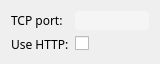
    <widget class="QWidget" name="formLayoutWidget_3">
     <property name="geometry">
      <rect>
       <x>530</x>
       <y>600</y>
       <width>160</width>
       <height>43</height>
      </rect>
     </property>
     <layout class="QFormLayout" name="flTorrentGeneral">
      <item row="0" column="0">
       <widget class="QLabel" name="labelTcpPort">
        <property name="palette">
         <palette>
          <active>
           <colorrole role="WindowText">
            <brush brushstyle="SolidPattern">
             <color alpha="255">
              <red>0</red>
              <green>0</green>
              <blue>0</blue>
             </color>
            </brush>
           </colorrole>
           <colorrole role="Button">
            <brush brushstyle="SolidPattern">
             <color alpha="0">
              <red>255</red>
              <green>255</green>
              <blue>255</blue>
             </color>
            </brush>
           </colorrole>
           <colorrole role="Text">
            <brush brushstyle="SolidPattern">
             <color alpha="255">
              <red>0</red>
              <green>0</green>
              <blue>0</blue>
             </color>
            </brush>
           </colorrole>
           <colorrole role="ButtonText">
            <brush brushstyle="SolidPattern">
             <color alpha="255">
              <red>0</red>
              <green>0</green>
              <blue>0</blue>
             </color>
            </brush>
           </colorrole>
           <colorrole role="Base">
            <brush brushstyle="SolidPattern">
             <color alpha="0">
              <red>255</red>
              <green>255</green>
              <blue>255</blue>
             </color>
            </brush>
           </colorrole>
           <colorrole role="Window">
            <brush brushstyle="SolidPattern">
             <color alpha="0">
              <red>255</red>
              <green>255</green>
              <blue>255</blue>
             </color>
            </brush>
           </colorrole>
          </active>
          <inactive>
           <colorrole role="WindowText">
            <brush brushstyle="SolidPattern">
             <color alpha="255">
              <red>0</red>
              <green>0</green>
              <blue>0</blue>
             </color>
            </brush>
           </colorrole>
           <colorrole role="Button">
            <brush brushstyle="SolidPattern">
             <color alpha="0">
              <red>255</red>
              <green>255</green>
              <blue>255</blue>
             </color>
            </brush>
           </colorrole>
           <colorrole role="Text">
            <brush brushstyle="SolidPattern">
             <color alpha="255">
              <red>0</red>
              <green>0</green>
              <blue>0</blue>
             </color>
            </brush>
           </colorrole>
           <colorrole role="ButtonText">
            <brush brushstyle="SolidPattern">
             <color alpha="255">
              <red>0</red>
              <green>0</green>
              <blue>0</blue>
             </color>
            </brush>
           </colorrole>
           <colorrole role="Base">
            <brush brushstyle="SolidPattern">
             <color alpha="0">
              <red>255</red>
              <green>255</green>
              <blue>255</blue>
             </color>
            </brush>
           </colorrole>
           <colorrole role="Window">
            <brush brushstyle="SolidPattern">
             <color alpha="0">
              <red>255</red>
              <green>255</green>
              <blue>255</blue>
             </color>
            </brush>
           </colorrole>
          </inactive>
          <disabled>
           <colorrole role="WindowText">
            <brush brushstyle="SolidPattern">
             <color alpha="255">
              <red>0</red>
              <green>0</green>
              <blue>0</blue>
             </color>
            </brush>
           </colorrole>
           <colorrole role="Button">
            <brush brushstyle="SolidPattern">
             <color alpha="0">
              <red>255</red>
              <green>255</green>
              <blue>255</blue>
             </color>
            </brush>
           </colorrole>
           <colorrole role="Text">
            <brush brushstyle="SolidPattern">
             <color alpha="255">
              <red>0</red>
              <green>0</green>
              <blue>0</blue>
             </color>
            </brush>
           </colorrole>
           <colorrole role="ButtonText">
            <brush brushstyle="SolidPattern">
             <color alpha="255">
              <red>0</red>
              <green>0</green>
              <blue>0</blue>
             </color>
            </brush>
           </colorrole>
           <colorrole role="Base">
            <brush brushstyle="SolidPattern">
             <color alpha="0">
              <red>255</red>
              <green>255</green>
              <blue>255</blue>
             </color>
            </brush>
           </colorrole>
           <colorrole role="Window">
            <brush brushstyle="SolidPattern">
             <color alpha="0">
              <red>255</red>
              <green>255</green>
              <blue>255</blue>
             </color>
            </brush>
           </colorrole>
          </disabled>
         </palette>
        </property>
        <property name="font">
         <font>
          <family>Modern Antiqua</family>
          <pointsize>9</pointsize>
          <weight>50</weight>
          <italic>false</italic>
          <bold>false</bold>
         </font>
        </property>
        <property name="styleSheet">
         <string notr="true">color: rgb(0, 0, 0);</string>
        </property>
        <property name="text">
         <string>TCP port:</string>
        </property>
       </widget>
      </item>
      <item row="1" column="0">
       <widget class="QLabel" name="labelHTTP">
        <property name="palette">
         <palette>
          <active>
           <colorrole role="WindowText">
            <brush brushstyle="SolidPattern">
             <color alpha="255">
              <red>0</red>
              <green>0</green>
              <blue>0</blue>
             </color>
            </brush>
           </colorrole>
           <colorrole role="Button">
            <brush brushstyle="SolidPattern">
             <color alpha="0">
              <red>255</red>
              <green>255</green>
              <blue>255</blue>
             </color>
            </brush>
           </colorrole>
           <colorrole role="Text">
            <brush brushstyle="SolidPattern">
             <color alpha="255">
              <red>0</red>
              <green>0</green>
              <blue>0</blue>
             </color>
            </brush>
           </colorrole>
           <colorrole role="ButtonText">
            <brush brushstyle="SolidPattern">
             <color alpha="255">
              <red>0</red>
              <green>0</green>
              <blue>0</blue>
             </color>
            </brush>
           </colorrole>
           <colorrole role="Base">
            <brush brushstyle="SolidPattern">
             <color alpha="0">
              <red>255</red>
              <green>255</green>
              <blue>255</blue>
             </color>
            </brush>
           </colorrole>
           <colorrole role="Window">
            <brush brushstyle="SolidPattern">
             <color alpha="0">
              <red>255</red>
              <green>255</green>
              <blue>255</blue>
             </color>
            </brush>
           </colorrole>
          </active>
          <inactive>
           <colorrole role="WindowText">
            <brush brushstyle="SolidPattern">
             <color alpha="255">
              <red>0</red>
              <green>0</green>
              <blue>0</blue>
             </color>
            </brush>
           </colorrole>
           <colorrole role="Button">
            <brush brushstyle="SolidPattern">
             <color alpha="0">
              <red>255</red>
              <green>255</green>
              <blue>255</blue>
             </color>
            </brush>
           </colorrole>
           <colorrole role="Text">
            <brush brushstyle="SolidPattern">
             <color alpha="255">
              <red>0</red>
              <green>0</green>
              <blue>0</blue>
             </color>
            </brush>
           </colorrole>
           <colorrole role="ButtonText">
            <brush brushstyle="SolidPattern">
             <color alpha="255">
              <red>0</red>
              <green>0</green>
              <blue>0</blue>
             </color>
            </brush>
           </colorrole>
           <colorrole role="Base">
            <brush brushstyle="SolidPattern">
             <color alpha="0">
              <red>255</red>
              <green>255</green>
              <blue>255</blue>
             </color>
            </brush>
           </colorrole>
           <colorrole role="Window">
            <brush brushstyle="SolidPattern">
             <color alpha="0">
              <red>255</red>
              <green>255</green>
              <blue>255</blue>
             </color>
            </brush>
           </colorrole>
          </inactive>
          <disabled>
           <colorrole role="WindowText">
            <brush brushstyle="SolidPattern">
             <color alpha="255">
              <red>0</red>
              <green>0</green>
              <blue>0</blue>
             </color>
            </brush>
           </colorrole>
           <colorrole role="Button">
            <brush brushstyle="SolidPattern">
             <color alpha="0">
              <red>255</red>
              <green>255</green>
              <blue>255</blue>
             </color>
            </brush>
           </colorrole>
           <colorrole role="Text">
            <brush brushstyle="SolidPattern">
             <color alpha="255">
              <red>0</red>
              <green>0</green>
              <blue>0</blue>
             </color>
            </brush>
           </colorrole>
           <colorrole role="ButtonText">
            <brush brushstyle="SolidPattern">
             <color alpha="255">
              <red>0</red>
              <green>0</green>
              <blue>0</blue>
             </color>
            </brush>
           </colorrole>
           <colorrole role="Base">
            <brush brushstyle="SolidPattern">
             <color alpha="0">
              <red>255</red>
              <green>255</green>
              <blue>255</blue>
             </color>
            </brush>
           </colorrole>
           <colorrole role="Window">
            <brush brushstyle="SolidPattern">
             <color alpha="0">
              <red>255</red>
              <green>255</green>
              <blue>255</blue>
             </color>
            </brush>
           </colorrole>
          </disabled>
         </palette>
        </property>
        <property name="font">
         <font>
          <family>Modern Antiqua</family>
          <pointsize>9</pointsize>
          <weight>50</weight>
          <italic>false</italic>
          <bold>false</bold>
         </font>
        </property>
        <property name="toolTip">
         <string>If checked, you upload with 10% of the configured upload speed.</string>
        </property>
        <property name="styleSheet">
         <string notr="true">color: rgb(0, 0, 0);</string>
        </property>
        <property name="text">
         <string>Use HTTP:</string>
        </property>
       </widget>
      </item>
      <item row="1" column="1">
       <widget class="QCheckBox" name="checkHTTP">
        <property name="font">
         <font>
          <family>Modern Antiqua</family>
          <pointsize>9</pointsize>
          <weight>75</weight>
          <italic>false</italic>
          <bold>true</bold>
         </font>
        </property>
        <property name="styleSheet">
         <string notr="true">color: rgb(0, 0, 0);
border-radius:4px;</string>
        </property>
        <property name="text">
         <string/>
        </property>
       </widget>
      </item>
      <item row="0" column="1">
       <widget class="QLineEdit" name="lineTCP">
        <property name="font">
         <font>
          <family>Modern Antiqua</family>
          <pointsize>9</pointsize>
          <weight>50</weight>
          <italic>false</italic>
          <bold>false</bold>
         </font>
        </property>
        <property name="autoFillBackground">
         <bool>false</bool>
        </property>
        <property name="styleSheet">
         <string notr="true">color: rgb(0, 0, 0);
background-color: rgb(255, 255, 255, 100);
border-radius:4px;</string>
        </property>
        <property name="text">
         <string notr="true"/>
        </property>
       </widget>
      </item>
     </layout>
    </widget>
